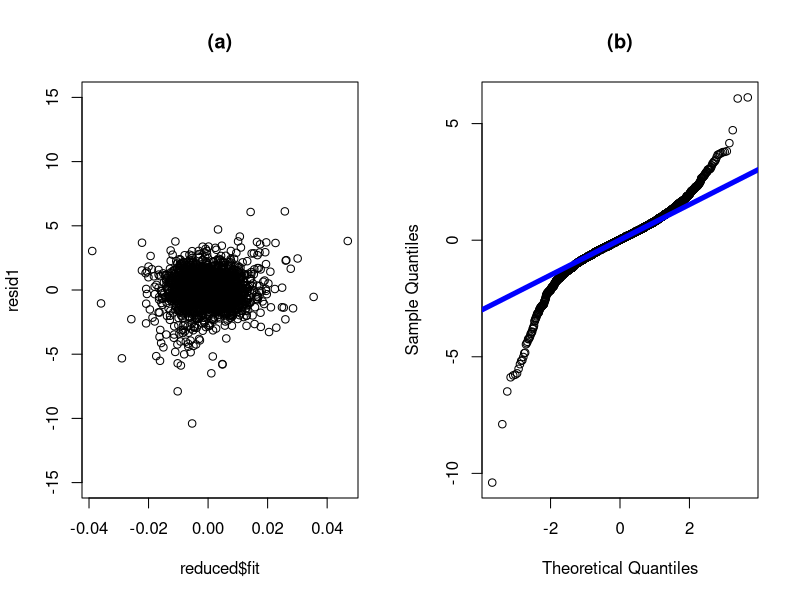
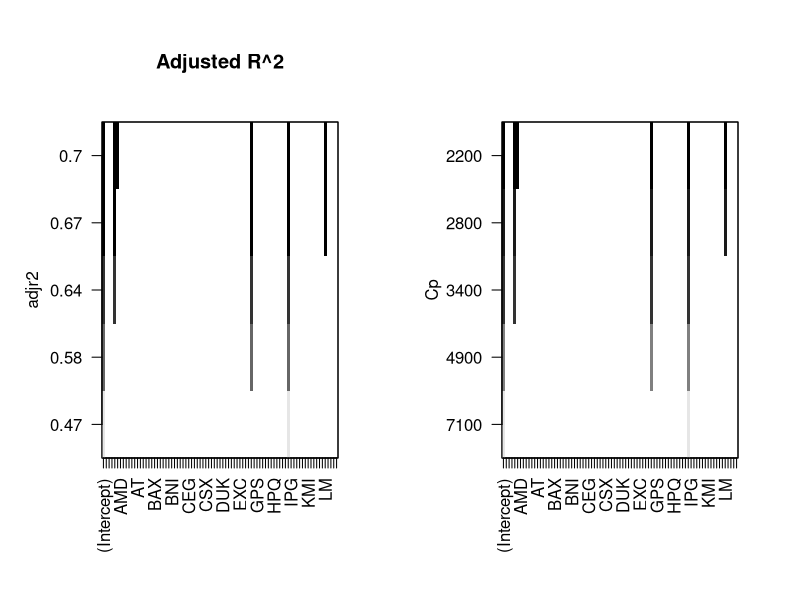
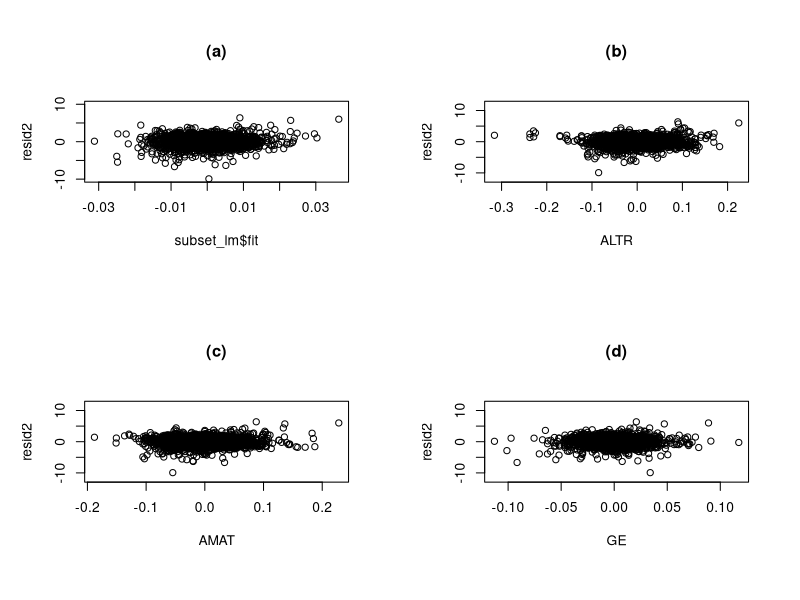
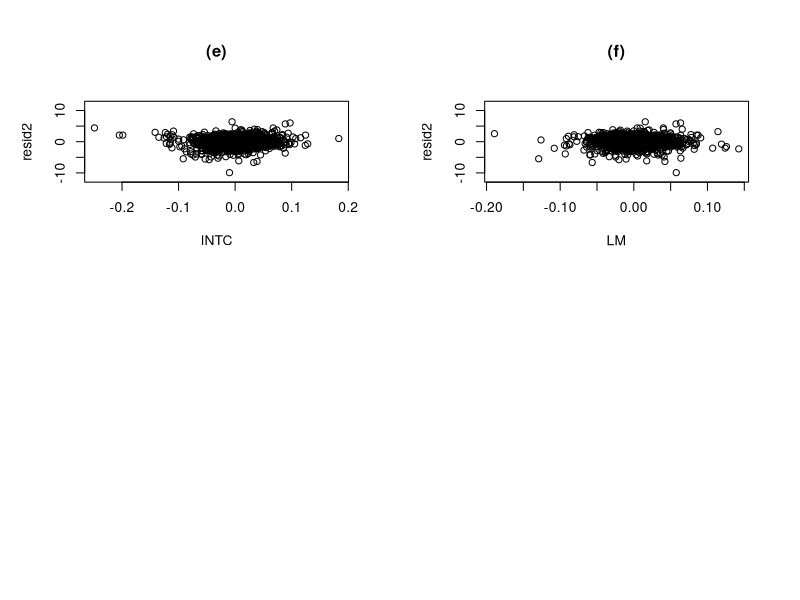

Recreate these plots in R, in order. (Note: this script raises an error after producing the figures.)
NASDAQ = read.table("d_nasdaq_82stocks.txt", header = TRUE)
NASDAQ = NASDAQ[ -c(1) ]           # drop the Date column
full = lm(formula = Nasdaq~., data = NASDAQ) # fit a full regression model
summary(full)

library(rms) # for ols and fastbw
full_ols = ols(Nasdaq ~ AA + AAPL + AET + ALTR + AMAT + AMD + AMGN + AOC + APA +
                 APD + ASH + AT + AVY + AXP + AYE + BA + BAC + BAX + BBY +
                 BC + BF.B + BLL + BMY + BNI + C + CAH + CAT + CCE + CCL +
                 CEG + CFC + CLX + CMI + COP + COST + CSX + CVX + DD + DELL +
                 DIS + DOV + DUK + ED + EDS + EIX + EK + EOG + EXC + F + FPL +
                 FRX + GE + GM + GPS + GT + HD + HLT + HON + HPC + HPQ + HRB +
                 HSY + HUM + IBM + INTC + IPG + JNJ + JPM + JWN + K + KBH +
                 KMI + KO + KR + LEG + LEN + LLY + LM + LMT + LOW + LUV +
                 MAS, data = NASDAQ)
# Automated F-test-based backward selection using rms::fastbw()
seleted = fastbw(fit = full_ols, rule = "p", sls = 0.1)
factors_kept = NASDAQ[, c(0, seleted$factors.kept)+1]
reduced = lm(Nasdaq~., data = factors_kept)
anova(reduced, full)

# residual diagonize
resid1 = rstudent(reduced)
par(mfrow=c(1,2))
plot(reduced$fit,resid1,
     ylim=c(-15,15),main="(a)")
qqnorm(resid1,datax=F,main="(b)")
qqline(resid1,datax=F,lwd=5,col="blue")

# The best model in the 5-variable case
library(leaps)
five_factor_lm =
  regsubsets(Nasdaq~.,
             data = NASDAQ,
             nbest = 1,      # 1 best model for each number of predictors
             nvmax = 5,    # limit on number of variables
             force.in = NULL, force.out = NULL,really.big=T,
             method = "exhaustive")
summary.out = summary(five_factor_lm)
summary.out
as.data.frame(summary.out$outmat)
plot(five_factor_lm, scale = "adjr2", main = "Adjusted R^2")
plot(five_factor_lm, scale="Cp")

# residual 
attach(NASDAQ)
subset_lm = lm(Nasdaq ~ ALTR + AMAT + GE + INTC + LM)
summary(subset_lm)
anova(subset_lm, reduced)
AIC(reduced) - AIC(subset_lm)

resid2 = rstudent(subset_lm)
par(mfrow=c(2,2))
plot(subset_lm$fit,resid2,
     ylim=c(-10,10),main="(a)")
plot(ALTR,resid2,
     ylim=c(-12,12),main="(b)")
plot(AMAT,resid2,
     ylim=c(-12,12),main="(c)")
plot(GE,resid2,
     ylim=c(-12,12),main="(d)")
plot(INTC,resid2,
     ylim=c(-12,12),main="(e)")
plot(LM,resid2,
     ylim=c(-12,12),main="(f)")

par(mfrow=c(1,1))
qqnorm(resid2,datax=F,main="QQ plot")
qqline(resid2,datax=F,lwd=5,col="blue")

## Don't care
library(car)
layout(matrix(1:2, ncol = 2))
## Adjusted R2
res.legend <- 
  subsets(five_factor_lm, statistic="adjr2", legend = FALSE, min.size = 5, main = "Adjusted R^2")
## Mallow Cp
res.legend <- 
  subsets(five_factor_lm, statistic="cp", legend = FALSE, min.size = 5, main = "Mallow Cp")
abline(a = 1, b = 1, lty = 2)
